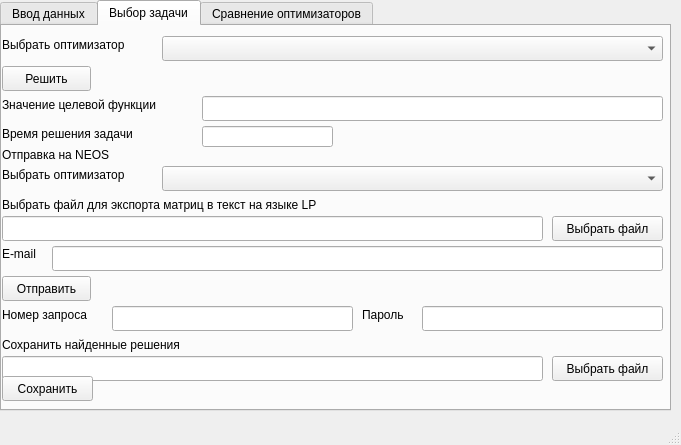
<?xml version="1.0" encoding="UTF-8"?>
<ui version="4.0">
 <class>MainWindow</class>
 <widget class="QMainWindow" name="MainWindow">
  <property name="geometry">
   <rect>
    <x>0</x>
    <y>0</y>
    <width>681</width>
    <height>445</height>
   </rect>
  </property>
  <property name="windowTitle">
   <string>Оптимизация</string>
  </property>
  <widget class="QWidget" name="centralWidget">
   <widget class="QTabWidget" name="tabWidget">
    <property name="geometry">
     <rect>
      <x>0</x>
      <y>0</y>
      <width>671</width>
      <height>411</height>
     </rect>
    </property>
    <property name="currentIndex">
     <number>1</number>
    </property>
    <widget class="QWidget" name="tab">
     <attribute name="title">
      <string>Ввод данных</string>
     </attribute>
     <widget class="QLabel" name="label">
      <property name="geometry">
       <rect>
        <x>0</x>
        <y>10</y>
        <width>231</width>
        <height>17</height>
       </rect>
      </property>
      <property name="text">
       <string>Открыть готовый файл задачи</string>
      </property>
     </widget>
     <widget class="QLineEdit" name="txtOpenProblemFile">
      <property name="geometry">
       <rect>
        <x>0</x>
        <y>30</y>
        <width>541</width>
        <height>25</height>
       </rect>
      </property>
     </widget>
     <widget class="QPushButton" name="btnOpenProblemFile">
      <property name="geometry">
       <rect>
        <x>550</x>
        <y>30</y>
        <width>111</width>
        <height>25</height>
       </rect>
      </property>
      <property name="text">
       <string>Выбрать файл</string>
      </property>
     </widget>
     <widget class="QPushButton" name="btnOpen">
      <property name="geometry">
       <rect>
        <x>0</x>
        <y>60</y>
        <width>89</width>
        <height>25</height>
       </rect>
      </property>
      <property name="text">
       <string>Открыть</string>
      </property>
     </widget>
     <widget class="QLabel" name="label_2">
      <property name="geometry">
       <rect>
        <x>0</x>
        <y>90</y>
        <width>161</width>
        <height>17</height>
       </rect>
      </property>
      <property name="text">
       <string>Создать новую задачу</string>
      </property>
     </widget>
     <widget class="QLabel" name="label_3">
      <property name="geometry">
       <rect>
        <x>0</x>
        <y>110</y>
        <width>131</width>
        <height>17</height>
       </rect>
      </property>
      <property name="text">
       <string>Файл с матрицей</string>
      </property>
     </widget>
     <widget class="QLineEdit" name="txtOpenMatrix">
      <property name="geometry">
       <rect>
        <x>0</x>
        <y>130</y>
        <width>541</width>
        <height>25</height>
       </rect>
      </property>
     </widget>
     <widget class="QPushButton" name="btnOpenMatrix">
      <property name="geometry">
       <rect>
        <x>550</x>
        <y>130</y>
        <width>111</width>
        <height>25</height>
       </rect>
      </property>
      <property name="text">
       <string>Выбрать файл</string>
      </property>
     </widget>
     <widget class="QLabel" name="label_4">
      <property name="geometry">
       <rect>
        <x>0</x>
        <y>160</y>
        <width>221</width>
        <height>17</height>
       </rect>
      </property>
      <property name="text">
       <string>Файл с вектором ограничений</string>
      </property>
     </widget>
     <widget class="QLineEdit" name="txtOpenConstraints">
      <property name="geometry">
       <rect>
        <x>0</x>
        <y>180</y>
        <width>541</width>
        <height>25</height>
       </rect>
      </property>
     </widget>
     <widget class="QPushButton" name="btnOpenConstraints">
      <property name="geometry">
       <rect>
        <x>550</x>
        <y>180</y>
        <width>111</width>
        <height>25</height>
       </rect>
      </property>
      <property name="text">
       <string>Выбрать файл</string>
      </property>
     </widget>
     <widget class="QLabel" name="label_5">
      <property name="geometry">
       <rect>
        <x>0</x>
        <y>210</y>
        <width>261</width>
        <height>17</height>
       </rect>
      </property>
      <property name="text">
       <string>Файл с вектором целевой функции</string>
      </property>
     </widget>
     <widget class="QLineEdit" name="txtOpenObjective">
      <property name="geometry">
       <rect>
        <x>0</x>
        <y>230</y>
        <width>541</width>
        <height>25</height>
       </rect>
      </property>
     </widget>
     <widget class="QPushButton" name="btnOpenObjective">
      <property name="geometry">
       <rect>
        <x>550</x>
        <y>230</y>
        <width>111</width>
        <height>25</height>
       </rect>
      </property>
      <property name="text">
       <string>Выбрать файл</string>
      </property>
     </widget>
     <widget class="QCheckBox" name="checkBox">
      <property name="geometry">
       <rect>
        <x>0</x>
        <y>260</y>
        <width>231</width>
        <height>23</height>
       </rect>
      </property>
      <property name="text">
       <string>Целочисленные переменные</string>
      </property>
     </widget>
     <widget class="QLabel" name="label_6">
      <property name="geometry">
       <rect>
        <x>0</x>
        <y>280</y>
        <width>421</width>
        <height>17</height>
       </rect>
      </property>
      <property name="text">
       <string>Файл с булевым вектором целочисленности переменных</string>
      </property>
     </widget>
     <widget class="QLineEdit" name="txtOpenInteger">
      <property name="enabled">
       <bool>false</bool>
      </property>
      <property name="geometry">
       <rect>
        <x>0</x>
        <y>300</y>
        <width>541</width>
        <height>25</height>
       </rect>
      </property>
     </widget>
     <widget class="QPushButton" name="btnOpenInteger">
      <property name="enabled">
       <bool>false</bool>
      </property>
      <property name="geometry">
       <rect>
        <x>550</x>
        <y>300</y>
        <width>111</width>
        <height>25</height>
       </rect>
      </property>
      <property name="text">
       <string>Выбрать файл</string>
      </property>
     </widget>
     <widget class="QPushButton" name="btnCreate">
      <property name="geometry">
       <rect>
        <x>0</x>
        <y>330</y>
        <width>89</width>
        <height>25</height>
       </rect>
      </property>
      <property name="text">
       <string>Создать</string>
      </property>
     </widget>
    </widget>
    <widget class="QWidget" name="tab_2">
     <attribute name="title">
      <string>Выбор задачи</string>
     </attribute>
     <widget class="QLabel" name="label_7">
      <property name="geometry">
       <rect>
        <x>0</x>
        <y>10</y>
        <width>161</width>
        <height>17</height>
       </rect>
      </property>
      <property name="text">
       <string>Выбрать оптимизатор</string>
      </property>
     </widget>
     <widget class="QComboBox" name="comboSolver">
      <property name="geometry">
       <rect>
        <x>160</x>
        <y>10</y>
        <width>501</width>
        <height>25</height>
       </rect>
      </property>
     </widget>
     <widget class="QPushButton" name="btnSolve">
      <property name="geometry">
       <rect>
        <x>0</x>
        <y>40</y>
        <width>89</width>
        <height>25</height>
       </rect>
      </property>
      <property name="text">
       <string>Решить</string>
      </property>
     </widget>
     <widget class="QLabel" name="label_8">
      <property name="geometry">
       <rect>
        <x>0</x>
        <y>70</y>
        <width>201</width>
        <height>17</height>
       </rect>
      </property>
      <property name="text">
       <string>Значение целевой функции</string>
      </property>
     </widget>
     <widget class="QLineEdit" name="txtValue">
      <property name="geometry">
       <rect>
        <x>200</x>
        <y>70</y>
        <width>461</width>
        <height>25</height>
       </rect>
      </property>
      <property name="readOnly">
       <bool>true</bool>
      </property>
      <property name="clearButtonEnabled">
       <bool>false</bool>
      </property>
     </widget>
     <widget class="QLabel" name="label_9">
      <property name="geometry">
       <rect>
        <x>0</x>
        <y>120</y>
        <width>131</width>
        <height>17</height>
       </rect>
      </property>
      <property name="text">
       <string>Отправка на NEOS</string>
      </property>
     </widget>
     <widget class="QComboBox" name="comboNEOS">
      <property name="geometry">
       <rect>
        <x>160</x>
        <y>140</y>
        <width>501</width>
        <height>25</height>
       </rect>
      </property>
     </widget>
     <widget class="QLabel" name="label_10">
      <property name="geometry">
       <rect>
        <x>0</x>
        <y>140</y>
        <width>161</width>
        <height>17</height>
       </rect>
      </property>
      <property name="text">
       <string>Выбрать оптимизатор</string>
      </property>
     </widget>
     <widget class="QLabel" name="label_11">
      <property name="geometry">
       <rect>
        <x>0</x>
        <y>170</y>
        <width>401</width>
        <height>17</height>
       </rect>
      </property>
      <property name="text">
       <string>Выбрать файл для экспорта матриц в текст на языке LP</string>
      </property>
     </widget>
     <widget class="QLineEdit" name="txtExportLP">
      <property name="geometry">
       <rect>
        <x>0</x>
        <y>190</y>
        <width>541</width>
        <height>25</height>
       </rect>
      </property>
     </widget>
     <widget class="QPushButton" name="btnExportLP">
      <property name="geometry">
       <rect>
        <x>550</x>
        <y>190</y>
        <width>111</width>
        <height>25</height>
       </rect>
      </property>
      <property name="text">
       <string>Выбрать файл</string>
      </property>
     </widget>
     <widget class="QLabel" name="label_12">
      <property name="geometry">
       <rect>
        <x>0</x>
        <y>220</y>
        <width>51</width>
        <height>17</height>
       </rect>
      </property>
      <property name="text">
       <string>&lt;html&gt;&lt;head/&gt;&lt;body&gt;&lt;p&gt;E-mail&lt;/p&gt;&lt;/body&gt;&lt;/html&gt;</string>
      </property>
     </widget>
     <widget class="QLineEdit" name="txtEmail">
      <property name="geometry">
       <rect>
        <x>50</x>
        <y>220</y>
        <width>611</width>
        <height>25</height>
       </rect>
      </property>
     </widget>
     <widget class="QPushButton" name="btnSend">
      <property name="geometry">
       <rect>
        <x>0</x>
        <y>250</y>
        <width>89</width>
        <height>25</height>
       </rect>
      </property>
      <property name="text">
       <string>Отправить</string>
      </property>
     </widget>
     <widget class="QLabel" name="label_13">
      <property name="geometry">
       <rect>
        <x>0</x>
        <y>280</y>
        <width>111</width>
        <height>17</height>
       </rect>
      </property>
      <property name="text">
       <string>Номер запроса</string>
      </property>
     </widget>
     <widget class="QLineEdit" name="txtNumber">
      <property name="geometry">
       <rect>
        <x>110</x>
        <y>280</y>
        <width>241</width>
        <height>25</height>
       </rect>
      </property>
     </widget>
     <widget class="QLabel" name="label_14">
      <property name="geometry">
       <rect>
        <x>360</x>
        <y>280</y>
        <width>61</width>
        <height>17</height>
       </rect>
      </property>
      <property name="text">
       <string>Пароль</string>
      </property>
     </widget>
     <widget class="QLineEdit" name="txtPassword">
      <property name="geometry">
       <rect>
        <x>420</x>
        <y>280</y>
        <width>241</width>
        <height>25</height>
       </rect>
      </property>
     </widget>
     <widget class="QLabel" name="label_29">
      <property name="geometry">
       <rect>
        <x>0</x>
        <y>310</y>
        <width>231</width>
        <height>17</height>
       </rect>
      </property>
      <property name="text">
       <string>Сохранить найденные решения</string>
      </property>
     </widget>
     <widget class="QPushButton" name="btnSaveProblemFile">
      <property name="geometry">
       <rect>
        <x>550</x>
        <y>330</y>
        <width>111</width>
        <height>25</height>
       </rect>
      </property>
      <property name="text">
       <string>Выбрать файл</string>
      </property>
     </widget>
     <widget class="QLineEdit" name="txtSaveProblemFile">
      <property name="geometry">
       <rect>
        <x>0</x>
        <y>330</y>
        <width>541</width>
        <height>25</height>
       </rect>
      </property>
     </widget>
     <widget class="QPushButton" name="btnSave">
      <property name="geometry">
       <rect>
        <x>0</x>
        <y>350</y>
        <width>91</width>
        <height>25</height>
       </rect>
      </property>
      <property name="text">
       <string>Сохранить</string>
      </property>
     </widget>
     <widget class="QLabel" name="label_15">
      <property name="geometry">
       <rect>
        <x>0</x>
        <y>100</y>
        <width>151</width>
        <height>16</height>
       </rect>
      </property>
      <property name="text">
       <string>Время решения задачи</string>
      </property>
     </widget>
     <widget class="QLineEdit" name="txtTime">
      <property name="geometry">
       <rect>
        <x>200</x>
        <y>100</y>
        <width>131</width>
        <height>21</height>
       </rect>
      </property>
      <property name="readOnly">
       <bool>true</bool>
      </property>
     </widget>
    </widget>
    <widget class="QWidget" name="tab_3">
     <attribute name="title">
      <string>Сравнение оптимизаторов</string>
     </attribute>
     <widget class="QCheckBox" name="checkBox_glop">
      <property name="geometry">
       <rect>
        <x>20</x>
        <y>40</y>
        <width>87</width>
        <height>20</height>
       </rect>
      </property>
      <property name="text">
       <string>GLOP</string>
      </property>
     </widget>
     <widget class="QCheckBox" name="checkBox_clp">
      <property name="geometry">
       <rect>
        <x>20</x>
        <y>60</y>
        <width>87</width>
        <height>20</height>
       </rect>
      </property>
      <property name="text">
       <string>CLP</string>
      </property>
     </widget>
     <widget class="QLabel" name="label_16">
      <property name="geometry">
       <rect>
        <x>20</x>
        <y>20</y>
        <width>141</width>
        <height>16</height>
       </rect>
      </property>
      <property name="text">
       <string>Выбрать солверы</string>
      </property>
     </widget>
     <widget class="QPushButton" name="btnCompare">
      <property name="geometry">
       <rect>
        <x>20</x>
        <y>110</y>
        <width>131</width>
        <height>41</height>
       </rect>
      </property>
      <property name="text">
       <string>Сравнить</string>
      </property>
     </widget>
     <widget class="QTextEdit" name="textEdit_output">
      <property name="geometry">
       <rect>
        <x>20</x>
        <y>160</y>
        <width>261</width>
        <height>211</height>
       </rect>
      </property>
     </widget>
     <widget class="QCheckBox" name="checkBox_glpk">
      <property name="geometry">
       <rect>
        <x>100</x>
        <y>40</y>
        <width>87</width>
        <height>20</height>
       </rect>
      </property>
      <property name="text">
       <string>GLPK</string>
      </property>
      <property name="tristate">
       <bool>false</bool>
      </property>
     </widget>
     <widget class="QCheckBox" name="checkBox_cbc">
      <property name="geometry">
       <rect>
        <x>100</x>
        <y>60</y>
        <width>87</width>
        <height>20</height>
       </rect>
      </property>
      <property name="text">
       <string>CBC</string>
      </property>
     </widget>
     <widget class="QLineEdit" name="txtIterations">
      <property name="geometry">
       <rect>
        <x>210</x>
        <y>40</y>
        <width>141</width>
        <height>21</height>
       </rect>
      </property>
      <property name="text">
       <string>1</string>
      </property>
     </widget>
     <widget class="QLabel" name="label_17">
      <property name="geometry">
       <rect>
        <x>210</x>
        <y>20</y>
        <width>161</width>
        <height>16</height>
       </rect>
      </property>
      <property name="text">
       <string>Количество итераций:</string>
      </property>
     </widget>
    </widget>
   </widget>
  </widget>
  <widget class="QStatusBar" name="statusBar"/>
 </widget>
 <layoutdefault spacing="6" margin="11"/>
 <resources/>
 <connections/>
</ui>
